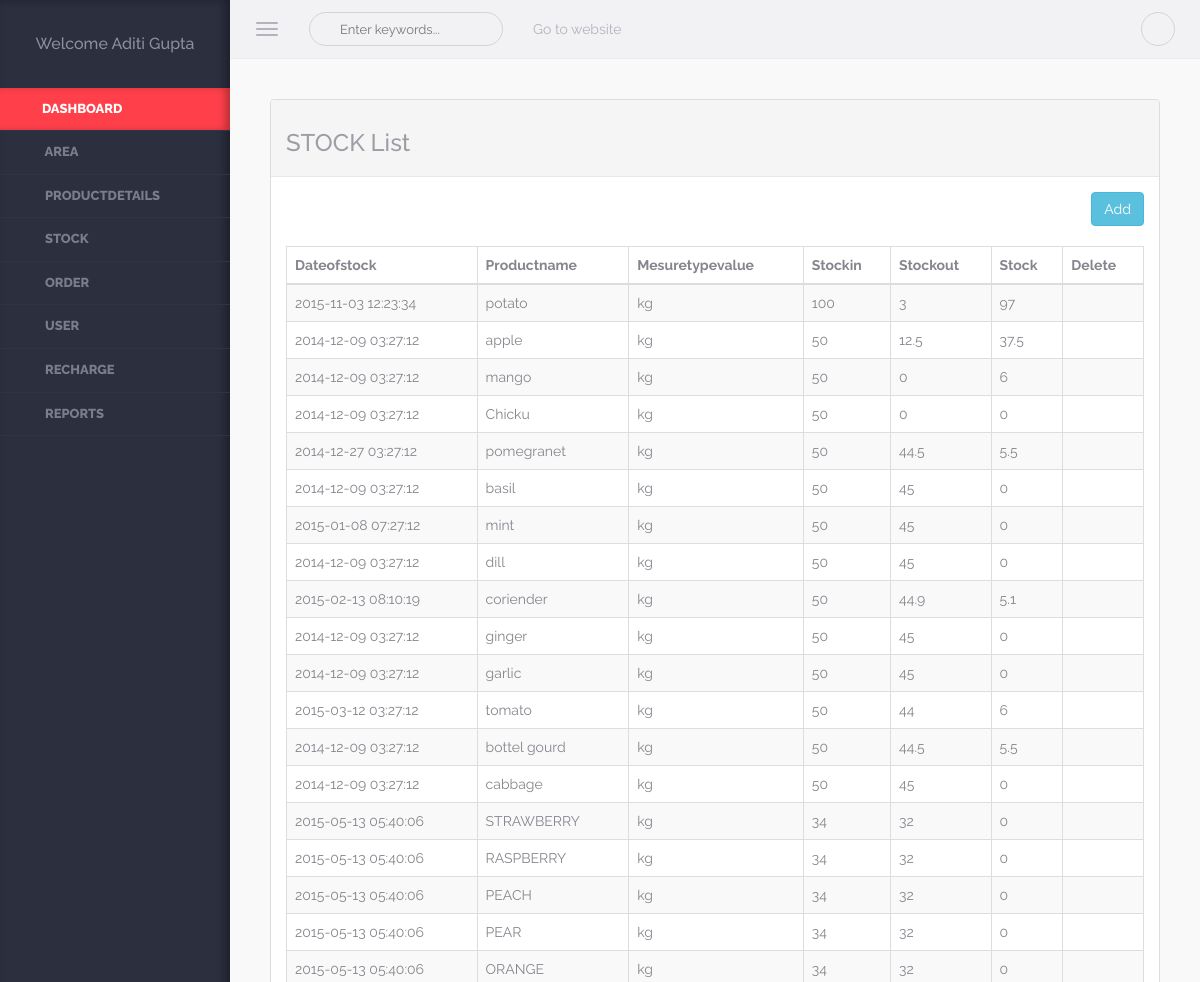
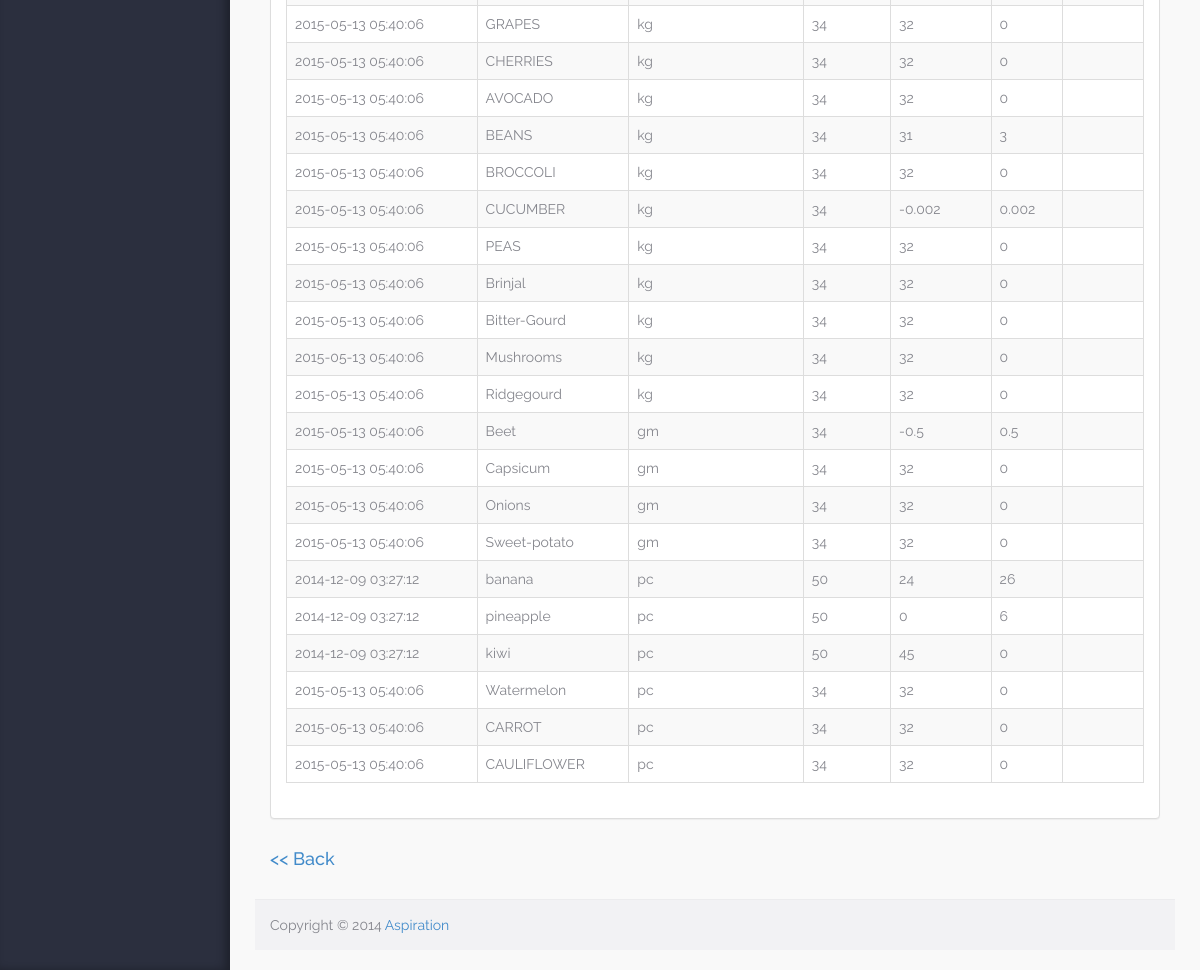
The app's page /admin/display_stock.php (signed in) with its own data (2 pictures, top to bottom).
### tables this page shows
CREATE TABLE `user` (
  `Userid` int(5) NOT NULL,
  `Username` varchar(50) NOT NULL,
  `Password` varchar(8) NOT NULL,
  `Usertypeid` int(5) NOT NULL,
  `Fname` varchar(50) NOT NULL,
  `Lname` varchar(50) NOT NULL,
  `Mobileno` bigint(10) NOT NULL,
  `Address` varchar(100) NOT NULL,
  `Areaid` int(5) NOT NULL,
  `Email` varchar(50) NOT NULL,
  `DOB` date NOT NULL,
  `DOL` datetime NOT NULL,
  `Visitcnt` int(5) NOT NULL,
  `Isauthenticate` bit(1) NOT NULL
);

CREATE TABLE `stock` (
  `Stockid` int(5) NOT NULL,
  `Stockdesc` varchar(50) NOT NULL,
  `DOS` datetime NOT NULL,
  `Productid` int(5) NOT NULL,
  `Measuretypeid` int(5) NOT NULL,
  `Stockin` int(5) NOT NULL,
  `Stockout` float NOT NULL,
  `Stock` float NOT NULL
);

CREATE TABLE `product` (
  `Productid` int(5) NOT NULL,
  `Productname` varchar(50) NOT NULL,
  `Actualprice` int(5) NOT NULL,
  `Discount` int(5) NOT NULL DEFAULT '0',
  `Offerprice` int(5) NOT NULL,
  `Categoryid` int(5) NOT NULL,
  `Imagepath` varchar(50) NOT NULL,
  `Isdisplay` bit(1) NOT NULL,
  `Description` varchar(100) NOT NULL,
  `Qty` int(5) NOT NULL,
  `Measuretypeid` int(5) NOT NULL
);

CREATE TABLE `measuretype` (
  `Measuretypeid` int(5) NOT NULL,
  `Measuretypevalue` varchar(50) NOT NULL,
  `Isdisplay` bit(1) NOT NULL
);

### Class/User.php (called while the page is built, shortened)
<?php
class User
{
	public function display1($uid)
	{
			$conn=new mysqli("localhost","root","","db_alboutveggies");
			$qry="SELECT Fname,Lname,Mobileno,Address,Email FROM User WHERE Userid=".$uid;
			$data=mysqli_query($conn,$qry);
			return $data;
				}
}
?>

### Class/Stock.php (called while the page is built, shortened)
<?php
class Stock
{
	public function display1()
	{
			$conn=new mysqli("localhost","root","","db_alboutveggies");
			$qry="SELECT Stock.Stockid,Stock.Stockdesc,Stock.DOS,Product.Productname,Measuretype.Measuretypevalue,Stock.Stockin,Stock.Stockout,Stock.Stock FROM Stock,Product,Measuretype WHERE Stock.Productid=Product.Productid AND Stock.Measuretypeid=Measuretype.Measuretypeid";
			$data=mysqli_query($conn,$qry);
			return $data;
	}
}
?>

### admin/display_stock.php (the view, shortened to what this page needs)
<?php
	include_once("header.php");
?>
<div class="warper container-fluid">
<?php
include_once("../class/Stock.php");
$obj=new Stock();
$rec=$obj->display1();
$data="<body><div class='warper container-fluid'>
                <div class='panel panel-default'>
                    <div class='panel-heading'><h3>STOCK List</h3></div>
                    <div class='panel-body'>
					<form class='form-horizontal' method='post'>
					<div align=right>
					   <input type=submit class='btn btn-info' Name='btnPro' value=' Add '>
					</div>
					</form>
					<br>
<table cellpadding=0 cellspacing=0 border=0 class='table table-striped table-bordered' id=basic-datatable>
                            <thead>
                                <tr>
                                                                       <th>Dateofstock</th>
									<th>Productname</th>
									<th>Mesuretypevalue</th>
									<th>Stockin</th>
									<th>Stockout</th>
									<th>Stock</th>
<th>Delete</th>
                                </tr>
                            </thead><tbody>";
while($result=mysqli_fetch_array($rec))
{
	$data.="<tr class='odd gradeX'><td>".$result[2]."</td><td>".$result[3]."</td><td>".$result[4]."</td><td>".$result[5]."</td><td>".$result[6]."</td><td>".$result[7]."</td><td><a href='javascript:delete_id(".$result[0].")'><i class='fa fa-trash'></i> </a></td></tr>";
}
$data.="</tbody></table></div>
                </div></body>";
echo $data;
?>
 <a href='index.php' ><h4>&lt;&lt;&nbsp;Back</h4></a>
        </div>
			<?php
	include_once("footer.php");
?>
</body>
</html>

### admin/header.php (shortened to what this page needs)
<!DOCTYPE html>
<html lang="en">
<head>
    <link rel="stylesheet" href="assets/css/plugins/typeahead/typeahead.css" />
    <link rel="stylesheet" href="assets/css/switch-buttons/switch-buttons.css" />
	<link rel="stylesheet" href="assets/css/bootstrap/bootstrap.css" />
    <link rel="stylesheet" href="assets/css/fontawesome/font-awesome.css" />
    <link rel="stylesheet" href="assets/css/plugins/bootstrap-tagsinput/bootstrap-tagsinput.css" />
    <link rel="stylesheet" href="assets/css/plugins/bootstrap-chosen/chosen.css" />
    <link rel="stylesheet" href="assets/css/plugins/bootstrap-datetimepicker/bootstrap-datetimepicker.css" />
    <link rel="stylesheet" href="assets/css/plugins/calendar/calendar.css" />
    <link rel="stylesheet" href="assets/css/app/app.v1.css" />
</head>
<body >
<?php
		include_once("../class/User.php");
	$obj=new User();
	$Uid=$_SESSION["uid"];
$Utid=$_SESSION["utid"];
	$rec=$obj->display1($Uid);
$data="	<aside class='left-panel'>
            <div class='user text-center'>";
	if($result=mysqli_fetch_array($rec))
	{
				$data.="<h4 class='user-name'>Welcome ".$result[0]."&nbsp;".$result[1]."</h4>";
	}
	$data.="</div>
	<nav class='navigation'>
            	<ul class='list-unstyled'>
                	<li class='active'><a href='index.php'><i class='fa fa-bookmark-o'></i><span class='nav-label'>Dashboard</span></a></li>
               ";
    if($Utid==1)
	{
       $data.="
                    <li class='has-submenu'><a href='#'><i class='fa fa-map-marker'></i> <span class='nav-label'>Area</span></a>
                    	<ul class='list-unstyled'>
						<li><a href='edit_area.php'>Add Area</a></li>
                        	<li><a href='display_area.php'>Area</a></li>
							                         </ul>
                    </li>
					<li class='has-submenu'><a href='#'><i class='fa fa-file-text-o'></i> <span class='nav-label'>Productdetails</span></a>
                    	<ul class='list-unstyled'>
						<li><a href='edit_category.php'>Add category</a></li>
						<li><a href='display_category.php'>Category</a></li>
						<li><a href='edit_product.php'>Add product</a></li>
						<li><a href='display_productcategory.php'>Product</a></li>
                            </ul>
					</li>
					<li class='has-submenu'><a href='#'><i class='fa fa-file-text-o'></i> <span class='nav-label'>Stock</span></a>
                    	<ul class='list-unstyled'>
						<li><a href='edit_measuretype.php'>Add Measuretype</a></li>
						<li><a href='display_measuretype.php'>Measuretype</a></li>
						<li><a href='edit_stock.php'>Add Stock</a></li>
						<li><a href='display_stock.php'>Stock</a></li>
						</ul>
					</li>
					<li class='has-submenu'><a href='#'><i class='fa fa-file-text-o'></i> <span class='nav-label'>Order</span></a>
                    	<ul class='list-unstyled'>
						<li><a href='display_order.php'>Order</a></li>
                            <li><a href='display_orderdetail.php'>Orderdetail</a></li>
                            <li><a href='display_orderstatus.php'>Orderstatus</a></li>
<li><a href='todayorderA.php'>Today Order</a></li>
							</ul>
					</li>
					<li class='has-submenu'><a href='display_user.php'><i class='fa fa-users'></i> <span class='nav-label'>User</span></a>
                    						</li>
				<li class='has-submenu'><a href='display_recharge.php'><i class='fa fa-money'></i> <span class='nav-label'>Recharge</span></a>
                    	</li>
					<li class='has-submenu'><a href='report.php'><i class='fa fa-users'></i> <span class='nav-label'>Reports</span></a>
                    						</li>
				";
	}
	else
	{
	$data.="	<li class='has-submenu'><a href='todayorderS.php'><i class='fa fa-child'></i> <span class='nav-label'>Today Order</span></a>
                    						</li>
				<li class='has-submenu'><a href='myorder.php'><i class='fa fa-child'></i> <span class='nav-label'>Past Order</span></a>
                    	</li>";
	}
	 $data.="    </ul>
            </nav>
    </aside>";
	echo $data;
  ?>
    <section class="content">
        <header class="top-head container-fluid">
            <button type="button" class="navbar-toggle pull-left">
                <span class="icon-bar"></span>
                <span class="icon-bar"></span>
                <span class="icon-bar"></span>
            </button>
            <form role="search" class="navbar-left app-search pull-left hidden-xs">
              <input type="text" placeholder="Enter keywords..." class="form-control form-control-circle">
         	</form>
            <nav class=" navbar-default hidden-xs" role="navigation">
                <ul class="nav navbar-nav">
                <li><a href="../website/index.php">Go to website</a></li>
              </ul>
            </nav>
            <ul class="nav-toolbar">
            	                <li class="dropdown"><a href="#" data-toggle="dropdown"><i class="fa fa-ellipsis-v"></i></a>
                </li>
            </ul>
        </header>

### admin/assets/css/app/app.v1.css (style rules this page uses)
body { background-color:#f9f9f9; color:#85868d; font-family: 'Raleway', sans-serif; position:relative; }
body, html { overflow-x:hidden; }
aside.left-panel { background-color:#2b2f3e; width:230px; position:fixed; padding:25px 0px; box-shadow:inset -5px 0px 8px rgba(0,0,0,0.3); height:100%; top:0px; left:0px; }
.user { margin-bottom:35px; }
.user h4.user-name { color:#8e909a; font-size:16px; }
.navigation { margin:20px 0px; }
.navigation > ul > li { position:relative; }
.navigation > ul > li.has-submenu:after { content:"\f105"; font-family: 'FontAwesome'; display:inline-block; position:absolute; color:#7a7e8a; right:15px; transition: all 0.4s; -moz-transition: all 0.4s; -webkit-transition: all 0.4s; -o-transition: all 0.4s; top:10px; visibility:hidden; }
.navigation > ul > li > a { display:block; padding:12px 25px; color:#7a7e8a; text-transform:uppercase; font-size:13px; text-decoration:none; font-weight:800; border-bottom:1px solid #2f3444; transition: all 0.4s; -moz-transition: all 0.4s; -webkit-transition: all 0.4s; -o-transition: all 0.4s; }
.navigation > ul > li:hover > a, .navigation > ul > li.active:hover > a, .navigation > ul > li.active > a { color:#fff; background-color: #ff404b; -webkit-box-shadow: inset -6px 0 8px -2px rgba(0,0,0,0.3); box-shadow: inset -6px 0 8px -2px rgba(0,0,0,0.3); }
.navigation ul li a i { margin-right:6px; font-size:14px; }
header { background-color:#f2f2f4; border-bottom:1px solid #ececee; padding-top:4px; padding-bottom:4px; }
.navbar-toggle { margin:8px 20px 8px 0px; display:block; padding-left:0px; }
.navbar-toggle .icon-bar { background-color:#b3b3be; }
.app-search { position:relative; margin-top:8px; margin-bottom:8px; margin-right:15px; }
.app-search .form-control, .app-search .form-control:focus { border:1px solid #d3d3db; font-size:13px; color:#c4c4cd; padding-left:30px; background:none; box-shadow:none; }
.app-search:before { content:"\f002"; position:absolute; left:12px; font-family: FontAwesome; cursor:pointer; top:7px; color:#c4c4cd; display:inline-block; }
header .navbar-default .navbar-nav > li > a { color:#b3b3be; }
.nav-toolbar { margin:8px 0px; float:right; }
.nav-toolbar > li { padding:0px; display:inline-block; margin-left:5px; position:relative; list-style:none; }
.nav-toolbar > li > a { color:#d3d3db; font-size:18px; border:1px solid #d3d3db; border-radius:50px; height:34px; width:34px; text-align:center; display:block; padding:4px; }
.content { margin-left:230px; }
.content > .container-fluid { padding-left:25px; padding-right:25px; }
.warper { padding-top:20px; padding-bottom:20px; min-height:550px; }
.btn-circle, .form-control-circle, .btn-group .btn-circle:first-child:not(:last-child):not(.dropdown-toggle) { border-radius:50px; }
.panel { margin-bottom:30px; }
.panel-heading { font-weight:700; }
.panel-default > .panel-heading, .panel-default > .panel-footer { border-color: #e8e8eb; box-shadow:none; }
.panel-default > .panel-heading, .btn-default { color:#9D9EA5; }

### records on screen
user: Fname "Aditi", Lname "Gupta"
stock: DOS "2015-11-03 12:23:34", Productid.Productname "potato", Measuretypeid.Measuretypevalue "kg", Stockin "100", Stockout "3", Stock "97"
stock: DOS "2014-12-09 03:27:12", Productid.Productname "apple", Measuretypeid.Measuretypevalue "kg", Stockin "50", Stockout "12.5", Stock "37.5"
stock: DOS "2014-12-09 03:27:12", Productid.Productname "mango", Measuretypeid.Measuretypevalue "kg", Stockin "50", Stockout "0", Stock "6"
stock: DOS "2014-12-09 03:27:12", Productid.Productname "Chicku", Measuretypeid.Measuretypevalue "kg", Stockin "50", Stockout "0", Stock "0"
stock: DOS "2014-12-27 03:27:12", Productid.Productname "pomegranet", Measuretypeid.Measuretypevalue "kg", Stockin "50", Stockout "44.5", Stock "5.5"
stock: DOS "2014-12-09 03:27:12", Productid.Productname "basil", Measuretypeid.Measuretypevalue "kg", Stockin "50", Stockout "45", Stock "0"
stock: DOS "2015-01-08 07:27:12", Productid.Productname "mint", Measuretypeid.Measuretypevalue "kg", Stockin "50", Stockout "45", Stock "0"
stock: DOS "2014-12-09 03:27:12", Productid.Productname "dill", Measuretypeid.Measuretypevalue "kg", Stockin "50", Stockout "45", Stock "0"
stock: DOS "2015-02-13 08:10:19", Productid.Productname "coriender", Measuretypeid.Measuretypevalue "kg", Stockin "50", Stockout "44.9", Stock "5.1"
stock: DOS "2014-12-09 03:27:12", Productid.Productname "ginger", Measuretypeid.Measuretypevalue "kg", Stockin "50", Stockout "45", Stock "0"
stock: DOS "2014-12-09 03:27:12", Productid.Productname "garlic", Measuretypeid.Measuretypevalue "kg", Stockin "50", Stockout "45", Stock "0"
stock: DOS "2015-03-12 03:27:12", Productid.Productname "tomato", Measuretypeid.Measuretypevalue "kg", Stockin "50", Stockout "44", Stock "6"
stock: DOS "2014-12-09 03:27:12", Productid.Productname "bottel gourd", Measuretypeid.Measuretypevalue "kg", Stockin "50", Stockout "44.5", Stock "5.5"
stock: DOS "2014-12-09 03:27:12", Productid.Productname "cabbage", Measuretypeid.Measuretypevalue "kg", Stockin "50", Stockout "45", Stock "0"
stock: DOS "2015-05-13 05:40:06", Productid.Productname "STRAWBERRY", Measuretypeid.Measuretypevalue "kg", Stockin "34", Stockout "32", Stock "0"
stock: DOS "2015-05-13 05:40:06", Productid.Productname "RASPBERRY", Measuretypeid.Measuretypevalue "kg", Stockin "34", Stockout "32", Stock "0"
stock: DOS "2015-05-13 05:40:06", Productid.Productname "PEACH", Measuretypeid.Measuretypevalue "kg", Stockin "34", Stockout "32", Stock "0"
stock: DOS "2015-05-13 05:40:06", Productid.Productname "PEAR", Measuretypeid.Measuretypevalue "kg", Stockin "34", Stockout "32", Stock "0"
stock: DOS "2015-05-13 05:40:06", Productid.Productname "ORANGE", Measuretypeid.Measuretypevalue "kg", Stockin "34", Stockout "32", Stock "0"
stock: DOS "2015-05-13 05:40:06", Productid.Productname "GRAPES", Measuretypeid.Measuretypevalue "kg", Stockin "34", Stockout "32", Stock "0"
stock: DOS "2015-05-13 05:40:06", Productid.Productname "CHERRIES", Measuretypeid.Measuretypevalue "kg", Stockin "34", Stockout "32", Stock "0"
stock: DOS "2015-05-13 05:40:06", Productid.Productname "AVOCADO", Measuretypeid.Measuretypevalue "kg", Stockin "34", Stockout "32", Stock "0"
stock: DOS "2015-05-13 05:40:06", Productid.Productname "BEANS", Measuretypeid.Measuretypevalue "kg", Stockin "34", Stockout "31", Stock "3"
stock: DOS "2015-05-13 05:40:06", Productid.Productname "BROCCOLI", Measuretypeid.Measuretypevalue "kg", Stockin "34", Stockout "32", Stock "0"
stock: DOS "2015-05-13 05:40:06", Productid.Productname "CUCUMBER", Measuretypeid.Measuretypevalue "kg", Stockin "34", Stockout "-0.002", Stock "0.002"
stock: DOS "2015-05-13 05:40:06", Productid.Productname "PEAS", Measuretypeid.Measuretypevalue "kg", Stockin "34", Stockout "32", Stock "0"
stock: DOS "2015-05-13 05:40:06", Productid.Productname "Brinjal", Measuretypeid.Measuretypevalue "kg", Stockin "34", Stockout "32", Stock "0"
stock: DOS "2015-05-13 05:40:06", Productid.Productname "Bitter-Gourd", Measuretypeid.Measuretypevalue "kg", Stockin "34", Stockout "32", Stock "0"
stock: DOS "2015-05-13 05:40:06", Productid.Productname "Mushrooms", Measuretypeid.Measuretypevalue "kg", Stockin "34", Stockout "32", Stock "0"
stock: DOS "2015-05-13 05:40:06", Productid.Productname "Ridgegourd", Measuretypeid.Measuretypevalue "kg", Stockin "34", Stockout "32", Stock "0"
stock: DOS "2015-05-13 05:40:06", Productid.Productname "Beet", Measuretypeid.Measuretypevalue "gm", Stockin "34", Stockout "-0.5", Stock "0.5"
stock: DOS "2015-05-13 05:40:06", Productid.Productname "Capsicum", Measuretypeid.Measuretypevalue "gm", Stockin "34", Stockout "32", Stock "0"
stock: DOS "2015-05-13 05:40:06", Productid.Productname "Onions", Measuretypeid.Measuretypevalue "gm", Stockin "34", Stockout "32", Stock "0"
stock: DOS "2015-05-13 05:40:06", Productid.Productname "Sweet-potato", Measuretypeid.Measuretypevalue "gm", Stockin "34", Stockout "32", Stock "0"
stock: DOS "2014-12-09 03:27:12", Productid.Productname "banana", Measuretypeid.Measuretypevalue "pc", Stockin "50", Stockout "24", Stock "26"
stock: DOS "2014-12-09 03:27:12", Productid.Productname "pineapple", Measuretypeid.Measuretypevalue "pc", Stockin "50", Stockout "0", Stock "6"
stock: DOS "2014-12-09 03:27:12", Productid.Productname "kiwi", Measuretypeid.Measuretypevalue "pc", Stockin "50", Stockout "45", Stock "0"
stock: DOS "2015-05-13 05:40:06", Productid.Productname "Watermelon", Measuretypeid.Measuretypevalue "pc", Stockin "34", Stockout "32", Stock "0"
stock: DOS "2015-05-13 05:40:06", Productid.Productname "CARROT", Measuretypeid.Measuretypevalue "pc", Stockin "34", Stockout "32", Stock "0"
stock: DOS "2015-05-13 05:40:06", Productid.Productname "CAULIFLOWER", Measuretypeid.Measuretypevalue "pc", Stockin "34", Stockout "32", Stock "0"
